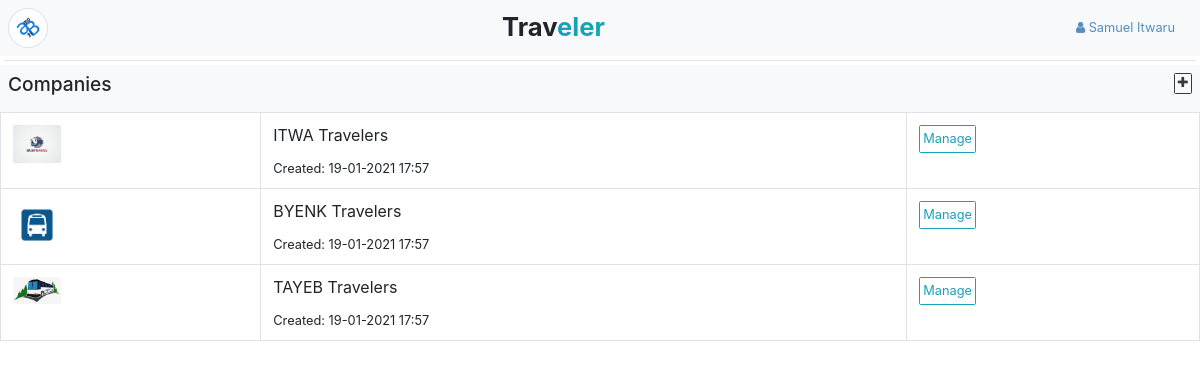
Screenshot of /company/ (signed in) with the database file from the repository.
### app/models/models.py (models this page shows, shortened)
class Profile(db.Model):
    id = db.Column(db.Integer, primary_key=True)
    first_name = db.Column(db.String(64), nullable=False)
    last_name = db.Column(db.String(64), nullable=False)
    email = db.Column(db.String(64), unique=True, nullable=False)
    telephone = db.Column(db.String(16), nullable=False)
    email_valid = db.Column(db.Boolean, default=False)
    telephone_valid = db.Column(db.Boolean, default=False)
    credit = db.Column(db.Float, default=0.0)
    is_admin = db.Column(db.Boolean())
    is_manager = db.Column(db.Boolean())
    is_cashier = db.Column(db.Boolean())
    is_passenger = db.Column(db.Boolean())
    branch_id = db.Column(db.Integer, db.ForeignKey("branch.id"))
    user_id = db.Column(db.Integer, db.ForeignKey("user.id", ondelete="CASCADE"), nullable=False)
    payments = db.relationship("Payment", backref="profile")
    def display_name(self):
        return f"{self.first_name} {self.last_name}"

class TimestampedModel(Model):
    created_at = Column(DateTime, default=now())
    updated_at = Column(DateTime)

class Company(db.Model, TimestampedModel):
    id = db.Column(db.Integer, primary_key=True)
    name = db.Column(db.String(64))
    logo = db.Column(db.String(64))
    branches = db.relationship("Branch", backref="company")
    buses = db.relationship("Bus", backref="company")
    statuses = db.relationship("Status", backref="company")
    payments = db.relationship("Payment", backref="company")

### app/WEB/views/company.py (the view)
@company_bp.route("/", methods=["GET"])
@login_required
def get_companies():
    companies = Company.query.all()
    return render_template("company/companies.html", companies=companies)

### app/WEB/context_processors.py (called while the page is built)
@app.context_processor
def application():
	return  {
		"HOST": app.config.get("HOST_ADDRESS")
	}

@app.context_processor
def company():
	context = dict()
	if current_user.is_authenticated:
		context["profile"] = current_user.profile
		branch = current_user.profile.branch
		if branch:
			context["branch"] = branch
			context["company"] = branch.company
	return context

### app/WEB/template_filters.py (called while the page is built)
def datetimeformat(value, format='%d-%m-%Y %H:%M'):
	if isinstance(value, datetime):
		return value.strftime(format)

### app/models/models.py (called while the page is built)
    def __str__(self):
        return self.profile.display_name()

### app/setup.py (called while the page is built)
@login_manager.user_loader
def load_user(user_id):
	return User.query.get(user_id)

### app/templates/company/companies.html
{% extends 'index/admin-base.html' %}
{% block back_and_home %}
	<img style="width: 2.5rem; transform: rotate(-40deg);" src="{{url_for('static', filename='img/logo.png')}}" class="p-0 img-thumbnail rounded-circle" />
{% endblock %}
{% block content %}
	<div class="container-fluid p-0">
	    <div class="bg-light p-2 fixed d-flex">
	        <div class="flex-fill m-auto">
	            <h4>Companies</h4>
	        </div>
	        <div align="right">
	            <a class="btn btn-outline-dark" href="{{ url_for('company.create_company') }}"><span class="fa fa-plus"></span></a>
	        </div>
	    </div>
	    <table class="table table-responsive-sm border">
	        <tbody>
	            {% for company in companies %}
	                <tr>
	                    <td>
	                    	<img class="img-fluid rounded" style="width: 3rem;" src="{{url_for('company.get_company_logo', logoname=company.logo)}}" />
	                    </td>
	                    <td class="border m-auto">
	                        <p>{{ company.name }}</p>
	                        <small>Created: {{company.created_at|datetimeformat}}</small>
	                    </td>
	                    <td><a href="{{ url_for('company.get_company_buses', company_id=company.id) }}" class='btn btn-outline-info'>Manage</a></td>
	                </tr>
	            {% else %}
	                <div class="container" align="center">
	                    <label class="display-4 text-muted">No Companies!</label>
	                    <hr>
	                    <a class="btn btn-outline-dark" href="{{ url_for('company.create_company') }}"><span class="fa fa-plus"></span> New Company</a>
	                </div>
	            {% endfor %}
	        </tbody>
	    </table>
	</div>
{% endblock %}

### app/templates/index/admin-base.html (shortened to what this page needs)
{% extends 'base.html' %}
{% block body %}
	<body>
		<div class="bg-light d-flex p-2">
			<div class="d-flex flex-fill">
				<div>
					{% block back_and_home %}{% endblock %}
				</div>
				<h2 class="m-1 text-center flex-fill"><strong>Trav<span class="text-info">eler</span></strong></h2>
            </div>
            <button type="button" class="btn btn-link nav-link" data-toggle="dropdown">
				<span class="fa fa-user"></span> {{current_user}}</span>
			</button>
        </div>
        <hr class="m-1">
		{% block content %}
		{% endblock %}
	</body>
{% endblock %}

### app/static/css/style.css (style rules this page uses)
.fixed { position:sticky; top:0; z-index:1; }

### rows the page displays
Profile: first_name+last_name "Samuel Itwaru"
Company: logo (picture), name "ITWA Travelers", created_at "19-01-2021 17:57"
Company: logo (picture), name "BYENK Travelers", created_at "19-01-2021 17:57"
Company: logo (picture), name "TAYEB Travelers", created_at "19-01-2021 17:57"
